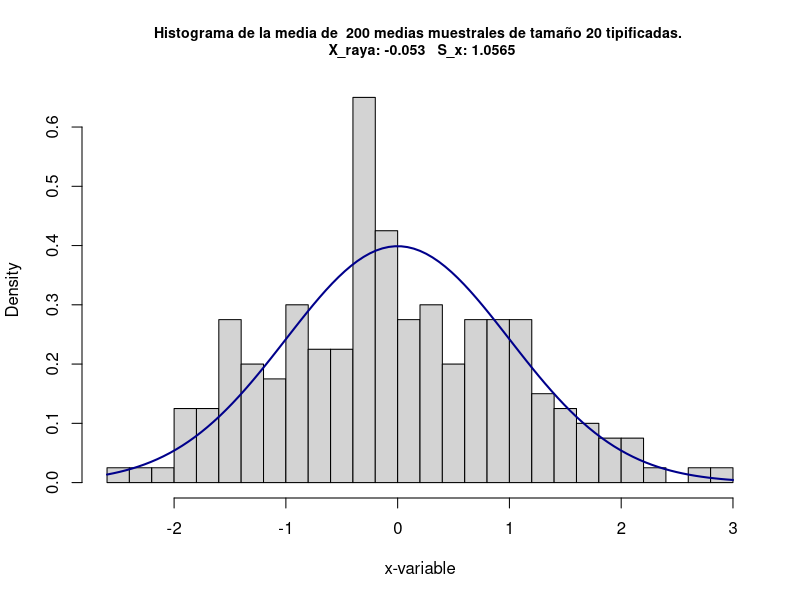
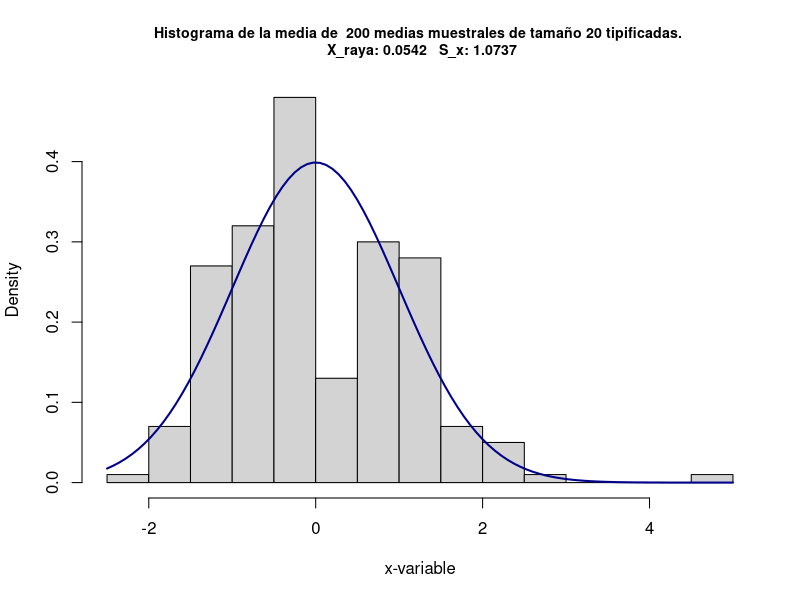
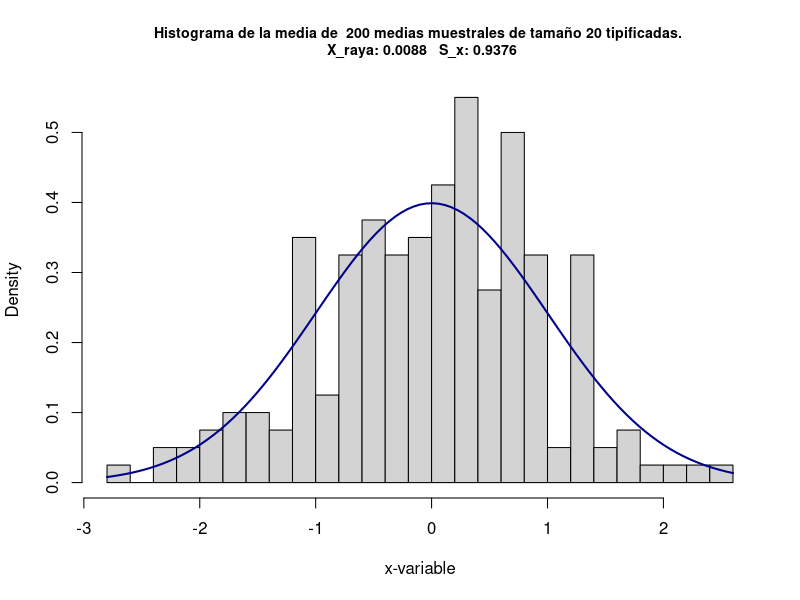
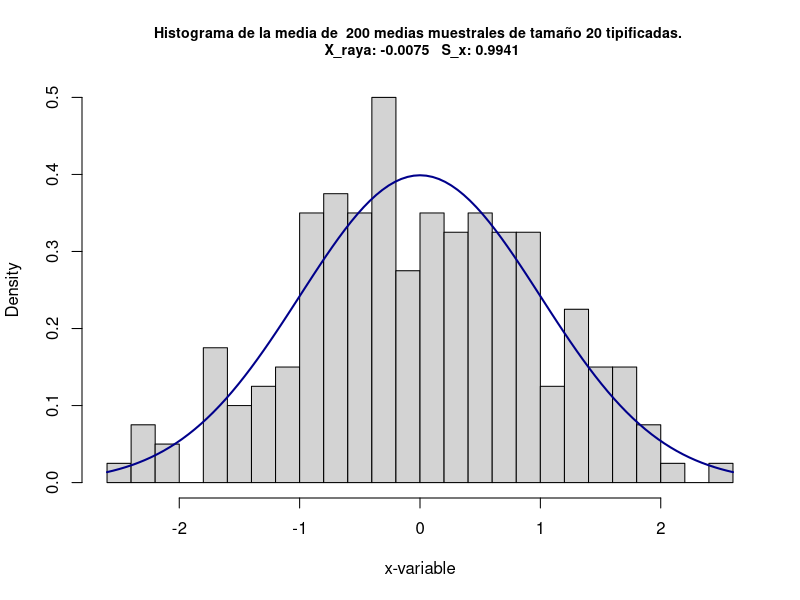

The R script that drew these images, in order:
#
# Title:
#   Ejercicios Computación Estadística - Hoja 9 - Ejercicio 4
#
# Author:
#   Sergio García Prado - garciparedes.me
#
# Date:
#   May 2018
#

rm(list = ls())


Tipify <- function(sample.mean, mu, dev, n) {
  (sample.mean - mu) * sqrt(n) / dev
}


Simulate <- function(B, n, Generator, GeneratorMu, GeneratorSd, breaks = 20, ...) {
  s <- matrix(Generator(B * n, ...),
                     nrow = B, ncol = n)

  mu <- GeneratorMu(...)
  dev <- GeneratorSd(...)

  s.means <- rowMeans(s)
  s.means.tipified <- Tipify(s.means, mu, dev, n)

  hist(s.means.tipified, prob = TRUE, breaks = breaks, cex.main = 0.85,
       xlab="x-variable", col = "lightgray",
       main = paste("Histograma de la media de ", B,
                    "medias muestrales de tamaño", n,
                    "tipificadas. \n X_raya:",
                    round(mean(s.means.tipified), digits = 4),
                    "  S_x:", round(sd(s.means.tipified), digits = 4)))
  curve(dnorm(x), add = TRUE, col = "darkblue",  lwd=2)
}

NormalMu <- function(...) {
  list(...)$mean
}

NormalSd <- function(...) {
  list(...)$sd
}

BinomMu <- function(...) {
  l <- list(...)
  l$size * l$prob
}

BinomSd <- function(...) {
  l <- list(...)
  sqrt(l$size * l$prob * (1 - l$prob))
}

WeibullMu <- function(...) {
  l <- list(...)
  l$scale * gamma (1 + 1 / l$shape)
}

WeibullSd <- function(...) {
  l <- list(...)
  sqrt(l$scale ^ 2 * ( gamma(1 + 2 / l$shape) - gamma(1 + 1 / l$shape) ^ 2 ))
}

Simulate(200, 20, rnorm, NormalMu, NormalSd, mean = 20, sd = 2)
Simulate(200, 20, rbinom, BinomMu, BinomSd, size = 20, prob = 0.03)
Simulate(200, 20, rbinom, BinomMu, BinomSd, size = 20, prob = 0.8)
Simulate(200, 20, rweibull, WeibullMu, WeibullSd, shape = 15, scale = 5)
